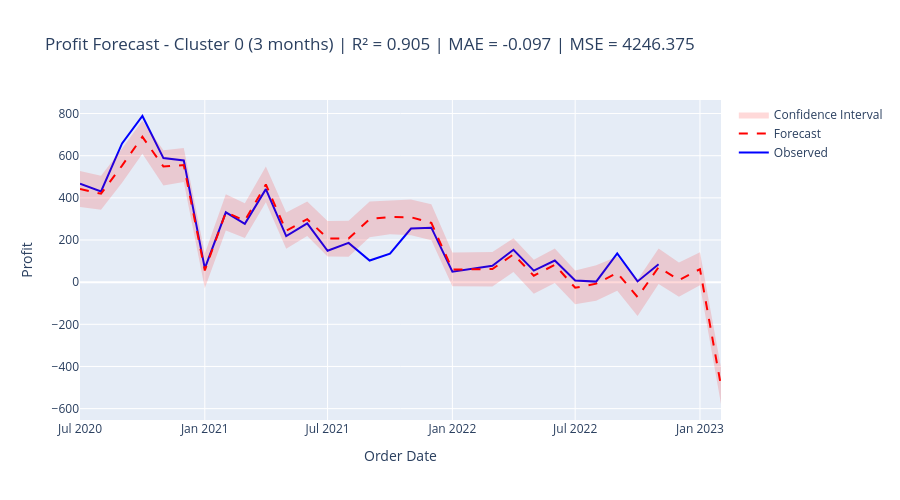
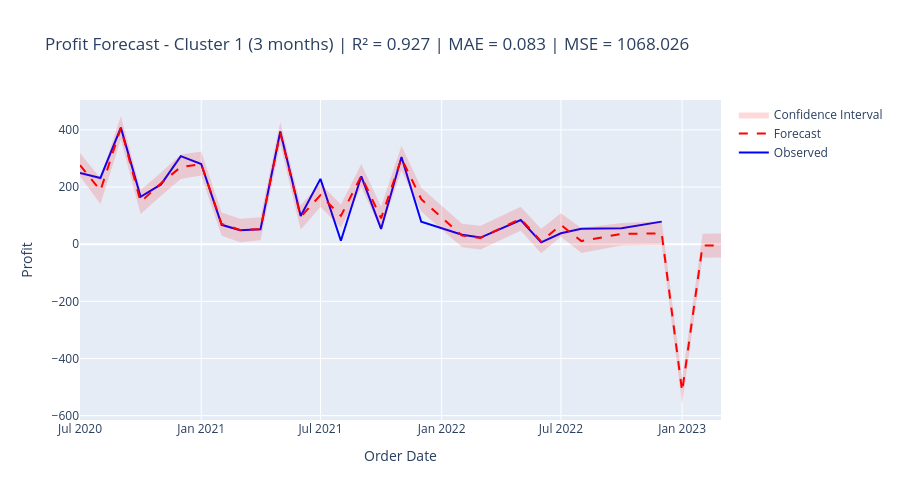
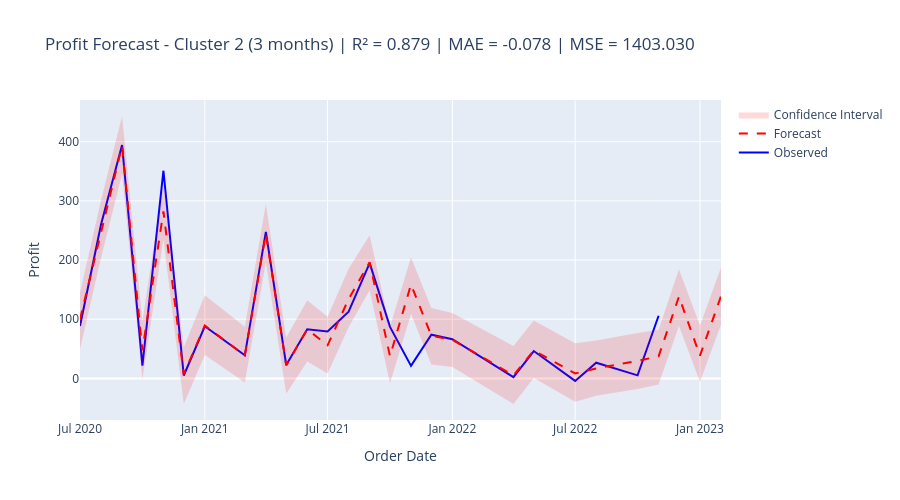

Notebook source saved alongside these figures, in order:
### Code cell
# DISPLAYING PROPHET FORECAST RESULTS FOR EACH CLUSTER

forecast_months = 3

for i, data in df_temporal_dict.items():
    ts = data.copy()

    model = Prophet()
    model.fit(ts.rename(columns={'ORDER_DATE': 'ds', 'PROFIT': 'y'}))
    future = model.make_future_dataframe(periods=forecast_months, freq='MS')
    forecast = model.predict(future)

    forecast_in_sample = forecast[forecast['ds'].isin(ts['ORDER_DATE'])]
    y_true = ts.set_index('ORDER_DATE').loc[forecast_in_sample['ds']]['PROFIT'].values
    y_pred = forecast_in_sample['yhat'].values

    r2 = r2_score(y_true, y_pred)

    fig = go.Figure()
    fig.add_trace(go.Scatter(x=ts['ORDER_DATE'], y=ts['PROFIT'], mode='lines', name='Observed', line=dict(color='blue')))
    fig.add_trace(go.Scatter(x=forecast['ds'], y=forecast['yhat'], mode='lines', name='Forecast', line=dict(color='red', dash='dash')))
    fig.add_trace(go.Scatter(x=forecast['ds'], y=forecast['yhat_upper'], mode='lines', name='Upper', line=dict(width=0), showlegend=False))
    fig.add_trace(go.Scatter(x=forecast['ds'], y=forecast['yhat_lower'], mode='lines', name='Confidence Interval', fill='tonexty', fillcolor='rgba(255,0,0,0.15)', line=dict(width=0)))
    
    mae = (y_true - y_pred).mean()
    mse = ((y_true - y_pred) ** 2).mean()

    fig.update_layout(
        title=f"Profit Forecast - Cluster {i} ({forecast_months} months) | R² = {r2:.3f} | MAE = {mae:.3f} | MSE = {mse:.3f}",
        xaxis_title="Order Date",
        yaxis_title="Profit",
        height=500
    )
    fig.write_image(img_dir / f'predict_profit_cluster_{i}.png')
    fig.show()
